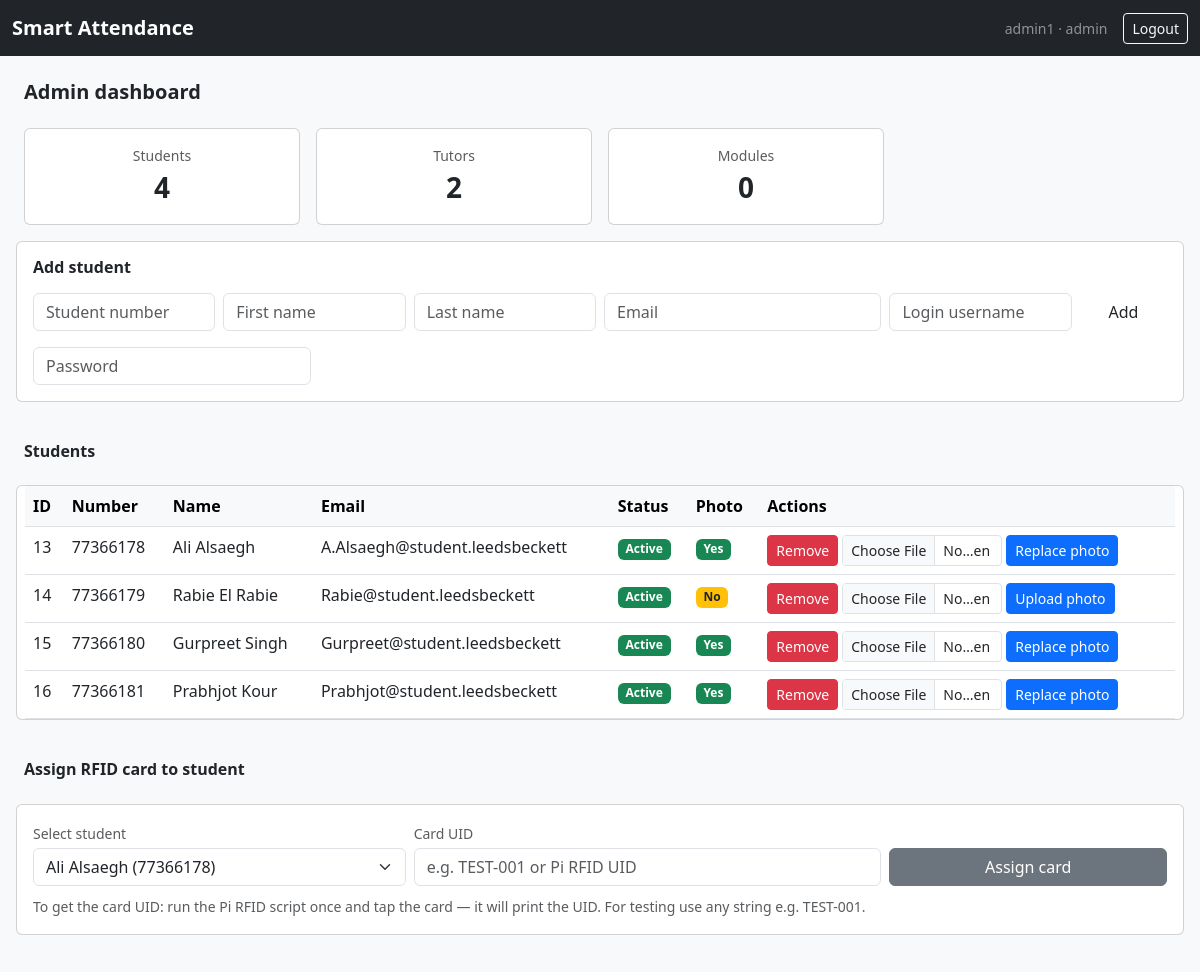
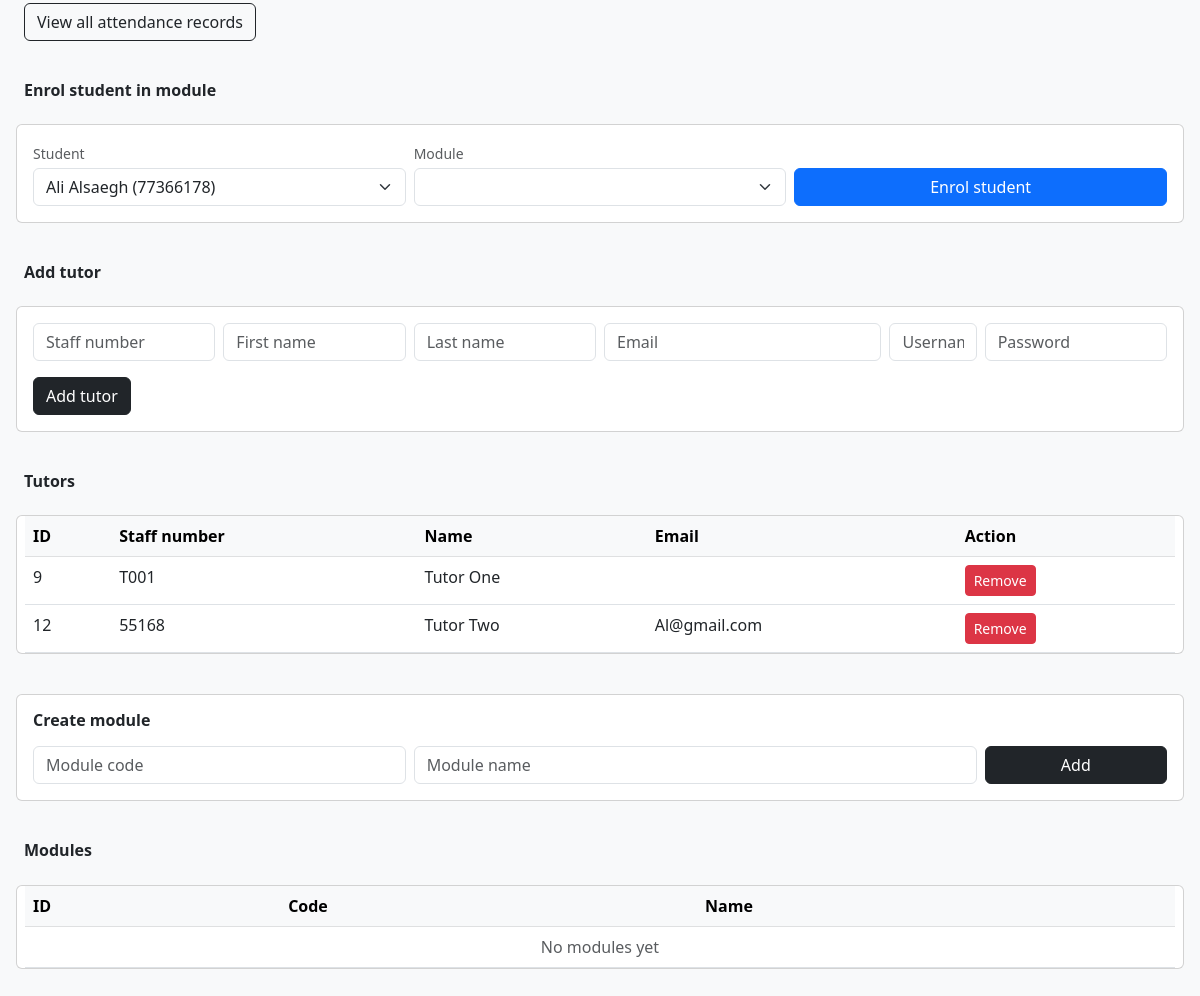
/dashboard/admin/ (signed in), run on the app's committed database (2 pictures, top to bottom).
### core/models.py (models this page shows, shortened)
class User(AbstractUser):
    ROLE_CHOICES = [
        ('admin',   'Admin'),
        ('tutor',   'Tutor'),
        ('student', 'Student'),
    ]
    role = models.CharField(max_length=20, choices=ROLE_CHOICES, default='student')
    student_number = models.CharField(max_length=50, blank=True, null=True)
    staff_number = models.CharField(max_length=50, blank=True, null=True)

### core/views.py (the view)
# urls.py: path('dashboard/admin/',views.admin_dashboard, name='admin_dashboard'),
@login_required
@role_required('admin')
def admin_dashboard(request):
    modules = []
    try:
        response = requests.get(API + "/modules")
        modules = response.json().get('modules', [])
    except:
        print("could not connect to flask api")
    raw_students = User.objects.filter(role='student')
    tutors       = User.objects.filter(role='tutor')
    students = []
    for s in raw_students:
        students.append({
            'id':             s.id,
            'username':       s.username,
            'first_name':     s.first_name,
            'last_name':      s.last_name,
            'email':          s.email,
            'student_number': s.student_number,
            'is_active':      s.is_active,
            'has_photo':      student_has_photo(s.student_number) if s.student_number else False,
        })
    return render(request, 'core/admin_dashboard.html', {
        'students': students,
        'tutors':   tutors,
        'modules':  modules,
    })

### core/views.py (called while the page is built)
def student_has_photo(student_number):
    photo_path = os.path.join(
        django_settings.MEDIA_ROOT,
        'student_photos',
        student_number + '.jpg'
    )
    return os.path.exists(photo_path)

### core/templates/core/admin_dashboard.html (shortened to what this page needs)
{% extends 'core/base.html' %}
{% block content %}
<h5 class="fw-semibold mb-4">Admin dashboard</h5>
<div class="row g-3 mb-4">
    <div class="col-md-3">
        <div class="card text-center p-3">
            <div class="text-muted small">Students</div>
            <div class="fs-3 fw-semibold">{{ students|length }}</div>
        </div>
    </div>
    <div class="col-md-3">
        <div class="card text-center p-3">
            <div class="text-muted small">Tutors</div>
            <div class="fs-3 fw-semibold">{{ tutors|length }}</div>
        </div>
    </div>
    <div class="col-md-3">
        <div class="card text-center p-3">
            <div class="text-muted small">Modules</div>
            <div class="fs-3 fw-semibold">{{ modules|length }}</div>
    </div>
</div>
<div class="card p-3 mb-4">
    <h6 class="fw-semibold mb-3">Add student</h6>
    <form method="post" action="{% url 'create_student' %}">
        <div class="row g-2">
            <div class="col-md-2">
                <input type="text" name="student_number" class="form-control" placeholder="Student number" required>
            </div>
            <div class="col-md-2">
                <input type="text" name="first_name" class="form-control" placeholder="First name" required>
            </div>
            <div class="col-md-2">
                <input type="text" name="last_name" class="form-control" placeholder="Last name" required>
            </div>
            <div class="col-md-3">
                <input type="email" name="email" class="form-control" placeholder="Email" required>
            </div>
            <div class="col-md-2">
                <input type="text" name="username" class="form-control" placeholder="Login username" required>
            </div>
            <div class="col-md-1">
                <button class="btn btn-lbu w-100">Add</button>
            </div>
        </div>
        <div class="row g-2 mt-2">
            <div class="col-md-3">
                <input type="password" name="password" class="form-control" placeholder="Password" required>
            </div>
        </div>
    </form>
</div>
<h6 class="fw-semibold mb-2">Students</h6>
<div class="card mb-4">
    <div class="table-responsive">
        <table class="table table-hover mb-0">
            <thead class="table-light">
                <tr>
                    <th>ID</th>
                    <th>Number</th>
                    <th>Name</th>
                    <th>Email</th>
                    <th>Status</th>
                    <th>Photo</th>
                    <th>Actions</th>
                </tr>
            </thead>
            <tbody>
                {% for s in students %}
                <tr>
                    <td>{{ s.id }}</td>
                    <td>{{ s.student_number }}</td>
                    <td>{{ s.first_name }} {{ s.last_name }}</td>
                    <td>{{ s.email }}</td>
                    <td>
                        {% if s.is_active %}
                            <span class="badge bg-success">Active</span>
                        {% else %}
                            <span class="badge bg-secondary">Inactive</span>
                        {% endif %}
                    </td>
                    <td>
                        {% if s.has_photo %}
                            <span class="badge bg-success">Yes</span>
                        {% else %}
                            <span class="badge bg-warning text-dark">No</span>
                        {% endif %}
                    </td>
                    <td>
                        <div class="d-flex gap-1 flex-wrap">
                            {% if s.id %}
                            <form method="post" action="{% url 'delete_student' s.id %}">
                                <button class="btn btn-sm btn-danger">
                                    Remove
                                </button>
                            </form>
                            {% endif %}
                            {% if s.student_number %}
                            <form method="post"
                                action="{% url 'upload_student_photo' s.student_number %}"
                                enctype="multipart/form-data"
                                class="d-flex gap-1 align-items-center">
                                <input type="file"
                                    name="photo"
                                    accept=".jpg,.jpeg,.png"
                                    class="form-control form-control-sm"
                                    style="width: 160px;"
                                    required>
                                <button class="btn btn-sm btn-primary">
                                    {% if s.has_photo %}
                                        Replace photo
                                    {% else %}
                                        Upload photo
                                    {% endif %}
                                </button>
                            </form>
                            {% endif %}
                        </div>
                    </td>
                </tr>
                {% empty %}
                <tr>
                    <td colspan="7"class="text-center text-muted py-3">
                        No students yet
                    </td>
                </tr>
                {% endfor %}
            </tbody>
        </table>
    </div>
</div>
<h6 class="fw-semibold mb-2">Assign RFID card to student</h6>
<div class="card p-3 mb-4">
<form method="post" action="{% url 'assign_card' %}">
    <div class="row g-2 align-items-end">
    <div class="col-md-4">
        <label class="form-label text-muted small mb-1">Select student</label>
        <select name="student_id" class="form-select">
        {% for s in students %}
        <option value="{{ s.student_number }}">
            {{ s.first_name }} {{ s.last_name }}
        </option>
        {% endfor %}
        </select>
    </div>
    <div class="col-md-5">
        <label class="form-label text-muted small mb-1">Card UID</label>
        <input type="text" name="card_uid" class="form-control"
            placeholder="e.g. TEST-001 or Pi RFID UID" required>
    </div>
    <div class="col-md-3">
        <button class="btn btn-secondary w-100">Assign card</button>
    </div>
    </div>
    <div class="mt-2">
    <small class="text-muted">
        To get the card UID: run the Pi RFID script once and tap
        the card — it will print the UID. For testing use any
        string e.g. TEST-001.
    </small>
    </div>
</form>
</div>
<div class="mb-4">
<a href="{% url 'admin_attendance' %}"
    class="btn btn-outline-dark">
View all attendance records
</a>
</div>
<h6 class="fw-semibold mb-2">Enrol student in module</h6>
<div class="card p-3 mb-4">
<form method="post" action="{% url 'enrol_student' %}">
    <div class="row g-2 align-items-end">
    <div class="col-md-4">
        <label class="form-label text-muted small mb-1">Student</label>
        <select name="student_number" class="form-select">
        {% for s in students %}
        <option value="{{ s.student_number }}">
            {{ s.first_name }} {{ s.last_name }}
        </option>
        {% endfor %}
        </select>
    </div>
    <div class="col-md-4">
        <label class="form-label text-muted small mb-1">Module</label>
        <select name="module_id" class="form-select">
        </select>
    </div>
    <div class="col-md-4">
        <button class="btn btn-primary w-100">Enrol student</button>
    </div>
    </div>
</form>
</div>
<h6 class="fw-semibold mb-2">Add tutor</h6>
<div class="card p-3 mb-4">
    <form method="post" action="{% url 'create_tutor' %}">
        <div class="row g-2">
            <div class="col-md-2"><input type="text" name="staff_number" class="form-control" placeholder="Staff number" required></div>
            <div class="col-md-2"><input type="text" name="first_name" class="form-control" placeholder="First name" required></div>
            <div class="col-md-2"><input type="text" name="last_name" class="form-control" placeholder="Last name" required></div>
            <div class="col-md-3"><input type="email" name="email" class="form-control" placeholder="Email" required></div>
            <div class="col-md-1"><input type="text" name="username" class="form-control" placeholder="Username" required></div>
            <div class="col-md-2"><input type="password" name="password" class="form-control" placeholder="Password" required></div>
        </div>
        <div class="mt-3">
            <button class="btn btn-dark">Add tutor</button>
        </div>
    </form>
</div>
<h6 class="fw-semibold mb-2">Tutors</h6>
<div class="card mb-4">
    <div class="table-responsive">
        <table class="table table-hover mb-0">
            <thead class="table-light">
                <tr>
                    <th>ID</th>
                    <th>Staff number</th>
                    <th>Name</th>
                    <th>Email</th>
                    <th>Action</th>
                </tr>
            </thead>
            <tbody>
                {% for t in tutors %}
                <tr>
                    <td>{{ t.id }}</td>
                    <td>{{ t.staff_number }}</td>
                    <td>{{ t.first_name }} {{ t.last_name }}</td>
                    <td>{{ t.email }}</td>
                    <td>
                        <form method="post" action="{% url 'delete_tutor' t.id %}">
                            <button class="btn btn-sm btn-danger">Remove</button>
                        </form>
                    </td>
                </tr>
                {% empty %}
                <tr><td colspan="5" class="text-center text-muted">No tutors yet</td></tr>
                {% endfor %}
            </tbody>
        </table>
    </div>
</div>
<div class="card p-3 mb-4">
    <h6 class="fw-semibold mb-3">Create module</h6>
    <form method="post" action="{% url 'create_module' %}">
        <div class="row g-2">
            <div class="col-md-4">
                <input type="text" name="module_code" class="form-control" placeholder="Module code" required>
            </div>
            <div class="col-md-6">
                <input type="text" name="module_name" class="form-control" placeholder="Module name" required>
            </div>
            <div class="col-md-2">
                <button class="btn btn-dark w-100">Add</button>
            </div>
        </div>
    </form>
</div>
<h6 class="fw-semibold mb-2">Modules</h6>
<div class="card">
    <div class="table-responsive">
        <table class="table table-hover mb-0">
            <thead class="table-light">
                <tr><th>ID</th><th>Code</th><th>Name</th></tr>
            </thead>
            <tbody>
                {% for m in modules %}
                <tr>
                    <td>{{ m.module_id }}</td>
                    <td>{{ m.module_code }}</td>
                    <td>{{ m.module_name }}</td>
                </tr>
                {% empty %}
                <tr><td colspan="3" class="text-center text-muted">No modules yet</td></tr>
                {% endfor %}
            </tbody>
        </table>
    </div>
</div>
{% endblock %}

### core/templates/core/base.html (shortened to what this page needs)
<!DOCTYPE html>
<html lang="en">
<head>
    <link href="https://cdn.jsdelivr.net/npm/bootstrap@5.3.0/dist/css/bootstrap.min.css" rel="stylesheet">
</head>
<body>
<nav class="navbar navbar-expand-lg navbar-dark bg-dark">
    <div class="container-fluid">
        <a class="navbar-brand" href="/dashboard/">Smart Attendance</a>
        {% if user.is_authenticated %}
        <div class="ms-auto d-flex align-items-center gap-3">
            <span class="text-white-50 small">{{ user.username }} · {{ user.role }}</span>
            <a href="/logout/" class="btn btn-outline-light btn-sm">Logout</a>
        </div>
        {% endif %}
    </div>
</nav>
<div class="container-fluid">
    <div class="row">
        <main class="col py-4 px-4">
            {% block content %}{% endblock %}
        </main>
    </div>
</div>
</body>
</html>

### core/templates/core/base.html (style rules this page uses)
body { background-color: #f8f9fa; }
.navbar-brand { font-weight: 600; }

### data on the page
User: username "admin1", role "admin"
User: student_number "77366178", first_name "Ali", last_name "Alsaegh", email "A.Alsaegh@student.leedsbeckett", student_id "Ali Alsaegh (77366178)", student_number "Ali Alsaegh (77366178)"
User: student_number "77366179", first_name "Rabie", last_name "El Rabie", email "Rabie@student.leedsbeckett"
User: student_number "77366180", first_name "Gurpreet", last_name "Singh", email "Gurpreet@student.leedsbeckett"
User: student_number "77366181", first_name "Prabhjot", last_name "Kour", email "Prabhjot@student.leedsbeckett"
User: id "9", staff_number "T001", first_name "Tutor", last_name "One"
User: id "12", staff_number "55168", first_name "Tutor", last_name "Two", email "Al@gmail.com"

### other printed values
{{ students|length }} "4"
{{ tutors|length }} "2"
{{ modules|length }} "0"
{{ s.id }} "13" "14" "15" "16"
